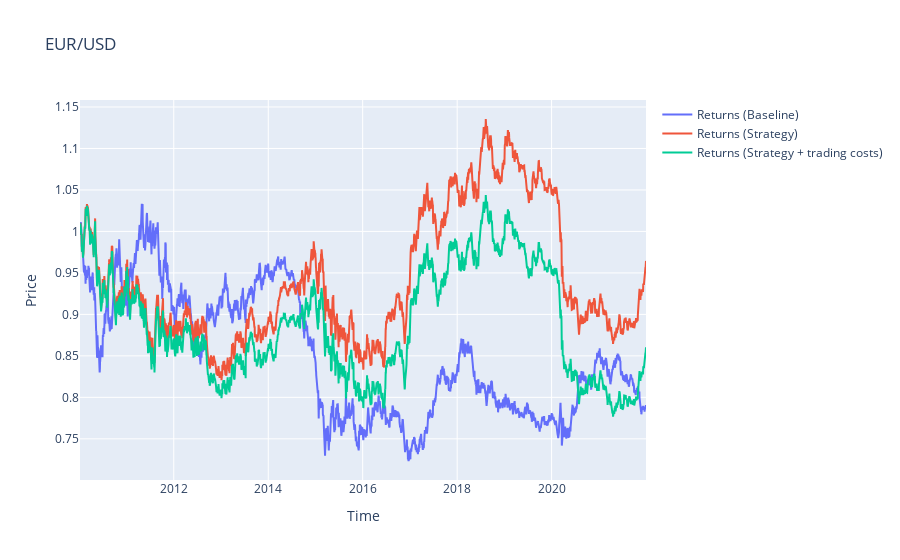

Source (notebook cell):
### Markdown cell above
We plot returns with and without trading costs

### Code cell
fig = go.Figure()

fig.add_trace(go.Scatter(x=data.index, y=data.creturns, name='Returns (Baseline)'))
fig.add_trace(go.Scatter(x=data.index, y=data.cstrategy, name='Returns (Strategy)'))
fig.add_trace(go.Scatter(x=data.index, y=data.cstrategy_net, name='Returns (Strategy + trading costs)'))

fig.update_layout(title='EUR/USD', xaxis_title='Time', yaxis_title='Price')

fig.show()

### Figure 1 — Plotly figure (JSON) as saved in the notebook; plotly's stock layout.template omitted (floating-point values rounded to 4 significant figures; data arrays with more than 128 entries replaced by an {"elided": "..."} marker saying what was removed)
{"data": [{"name": "Returns (Baseline)", "type": "scatter", "x": {"elided": "3123 str values"}, "y": {"elided": "3123 float values"}}, {"name": "Returns (Strategy)", "type": "scatter", "x": {"elided": "3123 str values"}, "y": {"elided": "3123 float values"}}, {"name": "Returns (Strategy + trading costs)", "type": "scatter", "x": {"elided": "3123 str values"}, "y": {"elided": "3123 float values"}}], "layout": {"title": {"text": "EUR/USD"}, "xaxis": {"title": {"text": "Time"}}, "yaxis": {"title": {"text": "Price"}}}}
